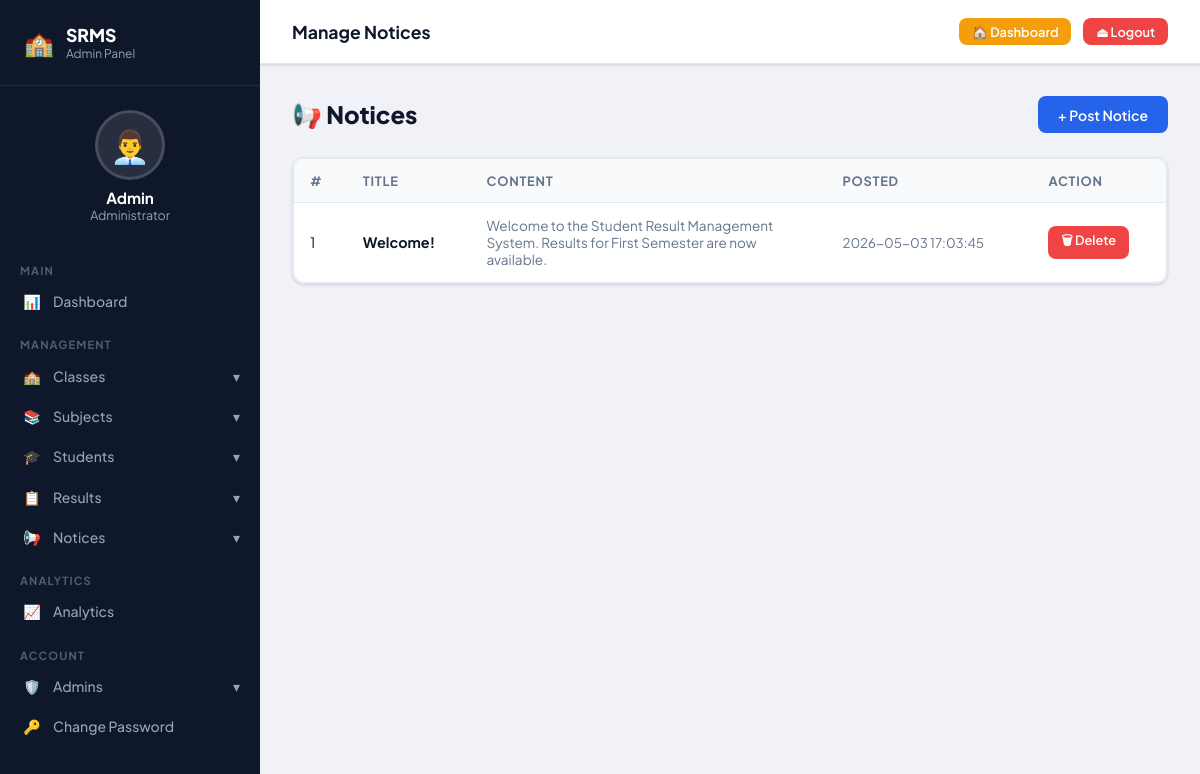
/admin/notices (signed in), run on the app's committed database.
### tables this page shows
CREATE TABLE notices (
            id INTEGER PRIMARY KEY AUTOINCREMENT,
            title TEXT NOT NULL,
            content TEXT NOT NULL,
            created_at TEXT DEFAULT CURRENT_TIMESTAMP
        );

### app.py (the view)
@app.route('/admin/notices')
@admin_required
def manage_notices():
    conn = get_db()
    notices = conn.execute('SELECT * FROM notices ORDER BY created_at DESC').fetchall()
    conn.close()
    return render_template('manage_notices.html', notices=notices)

### app.py (called while the page is built)
def get_db():
    conn = sqlite3.connect(DB)
    conn.row_factory = sqlite3.Row
    return conn

def admin_required(f):
    from functools import wraps
    @wraps(f)
    def decorated(*args, **kwargs):
        if not session.get('admin'):
            return redirect(url_for('admin_login'))
        return f(*args, **kwargs)
    return decorated

### templates/manage_notices.html (shortened to what this page needs)
{% extends "admin_base.html" %}
{% block page_title %}Manage Notices{% endblock %}
{% block content %}
<div class="page-header">
  <div class="page-title">📢 Notices</div>
  <a href="{{ url_for('create_notice') }}" class="btn btn-primary">+ Post Notice</a>
</div>
<div class="card">
  <div class="table-wrap">
    <table>
      <thead><tr><th>#</th><th>Title</th><th>Content</th><th>Posted</th><th>Action</th></tr></thead>
      <tbody>
        {% for n in notices %}
        <tr>
          <td>{{ loop.index }}</td>
          <td><strong>{{ n.title }}</strong></td>
          <td style="color:#64748b;font-size:.85rem;max-width:300px;">{{ n.content[:100] }}{% if n.content|length>100 %}…{% endif %}</td>
          <td style="color:#64748b;font-size:.83rem;">{{ n.created_at }}</td>
          <td><a href="{{ url_for('delete_notice', id=n.id) }}" class="btn btn-danger btn-sm" onclick="return confirm('Delete?')">🗑 Delete</a></td>
        </tr>
        {% else %}
        <tr><td colspan="5" style="text-align:center;color:#94a3b8;padding:2rem;">No notices posted.</td></tr>
        {% endfor %}
      </tbody>
    </table>
  </div>
</div>
{% endblock %}

### templates/base.html (style rules this page uses)
:root { --bg: #f0f2f7; --surface: #ffffff; --primary: #2563eb; --primary-dark: #1d4ed8; --secondary: #0ea5e9; --accent: #f59e0b; --danger: #ef4444; --success: #22c55e; --warning: #f59e0b; --info: #06b6d4; --text: #0f172a; --text-muted: #64748b; --border: #e2e8f0; --sidebar-bg: #0f172a; --sidebar-text: #94a3b8; --sidebar-active: #2563eb; --nav-bg: #1e293b; --radius: 12px; --shadow: 0 1px 3px rgba(0,0,0,.1), 0 1px 2px rgba(0,0,0,.06); --shadow-md: 0 4px 6px -1px rgba(0,0,0,.1), 0 2px 4px -1px rgba(0,0,0,.06); --shadow-lg: 0 10px 15px -3px rgba(0,0,0,.1), 0 4px 6px -2px rgba(0,0,0,.05); }
* { box-sizing:border-box;margin:0;padding:0; }
body { font-family:'Plus Jakarta Sans',sans-serif;background:var(--bg);color:var(--text);min-height:100vh; }
a { text-decoration:none;color:inherit; }
.card { background:var(--surface);border-radius:var(--radius);box-shadow:var(--shadow);border:1px solid var(--border); }
.btn { display:inline-flex;align-items:center;gap:.5rem;padding:.6rem 1.25rem;border-radius:8px;font-size:.875rem;font-weight:600;cursor:pointer;border:none;transition:all .2s;font-family:inherit; }
.btn-primary { background:var(--primary);color:#fff; }
.btn-danger { background:var(--danger);color:#fff; }
.btn-sm { padding:.35rem .8rem;font-size:.8rem; }
.table-wrap { overflow-x:auto;border-radius:var(--radius);border:1px solid var(--border); }
table { width:100%;border-collapse:collapse; }
thead tr { background:#f8fafc; }
thead th { padding:.85rem 1rem;text-align:left;font-size:.8rem;font-weight:700;text-transform:uppercase;letter-spacing:.06em;color:var(--text-muted);border-bottom:1px solid var(--border); }
tbody tr { transition:background .15s; }
tbody td { padding:.85rem 1rem;font-size:.9rem;border-bottom:1px solid var(--border); }
tbody tr:last-child td { border-bottom:none; }
.page-header { display:flex;align-items:center;justify-content:space-between;margin-bottom:1.5rem; }
.page-title { font-size:1.5rem;font-weight:800;color:var(--text);display:flex;align-items:center;gap:.5rem; }

### data on the page
notices: title "Welcome!", content "Welcome to the Student Result Management System. Results for First Semester are now available.", created_at "2026-05-03 17:03:45"
